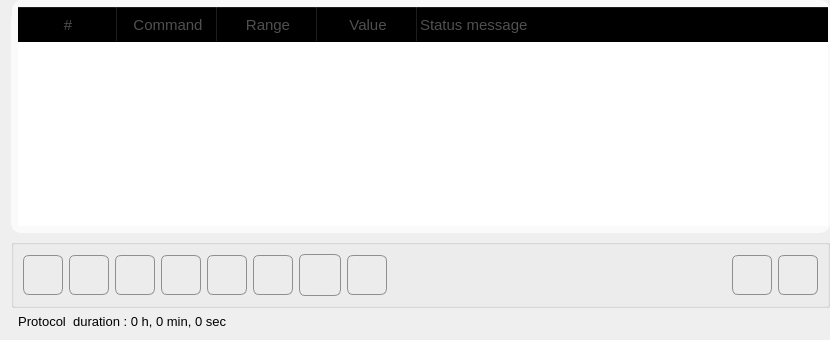
              <widget class="QWidget" name="page_2">
               <layout class="QVBoxLayout" name="verticalLayout_4">
                <property name="topMargin">
                 <number>0</number>
                </property>
                <property name="rightMargin">
                 <number>0</number>
                </property>
                <item>
                 <widget class="QGroupBox" name="groupBox_14">
                  <property name="sizePolicy">
                   <sizepolicy hsizetype="Minimum" vsizetype="Preferred">
                    <horstretch>0</horstretch>
                    <verstretch>0</verstretch>
                   </sizepolicy>
                  </property>
                  <property name="minimumSize">
                   <size>
                    <width>0</width>
                    <height>233</height>
                   </size>
                  </property>
                  <property name="styleSheet">
                   <string notr="true">QGroupBox { 
     border: 2px solid  rgb(250, 250, 250); ; 
     border-radius: 10px; 
    color: rgb( 250, 250, 250);
    background-color: rgb(250, 250, 250);

 } </string>
                  </property>
                  <property name="title">
                   <string>GroupBox</string>
                  </property>
                  <layout class="QGridLayout" name="gridLayout_20">
                   <property name="leftMargin">
                    <number>5</number>
                   </property>
                   <property name="topMargin">
                    <number>5</number>
                   </property>
                   <property name="rightMargin">
                    <number>0</number>
                   </property>
                   <property name="bottomMargin">
                    <number>5</number>
                   </property>
                   <item row="0" column="2">
                    <widget class="QTreeWidget" name="treeWidget_macroTable">
                     <property name="font">
                      <font>
                       <pointsize>11</pointsize>
                      </font>
                     </property>
                     <property name="accessibleDescription">
                      <string notr="true"/>
                     </property>
                     <property name="styleSheet">
                      <string notr="true">QTreeView {
    show-decoration-selected: 1;
	color: rgb(80, 80, 80);
}

QScrollBar::vertical {
	/*width: 40px;*/
}

QTreeView QHeaderView:section
{
    font-size:11pt;
    height:35px;
    color: rgb(80, 80, 80);
    background-color: transparent;
}

QTreeView::item {
    border-top-color: transparent;
    border-bottom-color: transparent;
    border-right: 1px solid #dddddd;
    height:32px;
}

QTreeView::item:hover {
/*    background: qlineargradient(x1: 0, y1: 0, x2: 0, y2: 1, stop: 0 #f6f7fa, stop: 1 #F0F0FF);*/
    border: 1px solid #C0C0C0;
    background: qlineargradient(x1: 0, y1: 0, x2: 0, y2: 1, stop: 0 #C0C0C0, stop: 1 #C0C0C0);
}

QTreeView::item:selected {
    border: 1px solid #F0F0FF;
   color: rgb(20, 20, 20);
}

QTreeView::item:selected:active{
    border: 1px solid #C0C0C0;
    background: qlineargradient(x1: 0, y1: 0, x2: 0, y2: 1, stop: 0 #C0C0C0, stop: 1 #C0C0C0);
}

QTreeView::item:selected:!active {
       background: qlineargradient(x1: 0, y1: 0, x2: 0, y2: 1, stop: 0 #EEEEEE, stop: 1 #EEEEEE);
}

QComboBox {
    border: 1px solid gray;
    border-radius: 6px;
	border-color: rgb(170, 170, 170);
    min-width: 6em;
    height:32px;
	background-color: qlineargradient(x1: 0, y1: 0, x2: 0, y2: 1,
                                       stop: 0 #f6f7fa, stop: 1 #dadbde);
}

QComboBox:hover{
  background-color: qlineargradient(x1: 0, y1: 0, x2: 0, y2: 1,
                                       stop: 0 #f6f7fa, stop: 1 #F0F0FF);
 }

QComboBox::drop-down {
    subcontrol-origin: padding;
    subcontrol-position: top right;
    width: 23px;
    border-style:solid;
    border-left-color: darkgray;
    border-left-style: solid; /* just a single line */
    border-top-right-radius: 3px; /* same radius as the QComboBox */
    border-bottom-right-radius: 3px;
}


QComboBox::down-arrow {
    image: url(:/icons/comboDown.png);
    width: 15px;
}

QComboBox::down-arrow:on { /* shift the arrow when popup is open */
    top: 1px;
    left: 1px;
}

</string>
                     </property>
                     <property name="frameShape">
                      <enum>QFrame::Box</enum>
                     </property>
                     <property name="frameShadow">
                      <enum>QFrame::Raised</enum>
                     </property>
                     <property name="lineWidth">
                      <number>0</number>
                     </property>
                     <property name="midLineWidth">
                      <number>0</number>
                     </property>
                     <property name="autoScroll">
                      <bool>true</bool>
                     </property>
                     <property name="editTriggers">
                      <set>QAbstractItemView::CurrentChanged|QAbstractItemView::DoubleClicked|QAbstractItemView::EditKeyPressed|QAbstractItemView::SelectedClicked</set>
                     </property>
                     <property name="dragEnabled">
                      <bool>true</bool>
                     </property>
                     <property name="dragDropMode">
                      <enum>QAbstractItemView::NoDragDrop</enum>
                     </property>
                     <property name="defaultDropAction">
                      <enum>Qt::MoveAction</enum>
                     </property>
                     <property name="alternatingRowColors">
                      <bool>true</bool>
                     </property>
                     <property name="selectionMode">
                      <enum>QAbstractItemView::SingleSelection</enum>
                     </property>
                     <property name="selectionBehavior">
                      <enum>QAbstractItemView::SelectRows</enum>
                     </property>
                     <property name="textElideMode">
                      <enum>Qt::ElideNone</enum>
                     </property>
                     <property name="animated">
                      <bool>true</bool>
                     </property>
                     <property name="wordWrap">
                      <bool>true</bool>
                     </property>
                     <property name="headerHidden">
                      <bool>false</bool>
                     </property>
                     <property name="columnCount">
                      <number>5</number>
                     </property>
                     <column>
                      <property name="text">
                       <string>#</string>
                      </property>
                      <property name="textAlignment">
                       <set>AlignCenter</set>
                      </property>
                     </column>
                     <column>
                      <property name="text">
                       <string>Command</string>
                      </property>
                      <property name="textAlignment">
                       <set>AlignCenter</set>
                      </property>
                     </column>
                     <column>
                      <property name="text">
                       <string>Range</string>
                      </property>
                      <property name="textAlignment">
                       <set>AlignCenter</set>
                      </property>
                     </column>
                     <column>
                      <property name="text">
                       <string>Value</string>
                      </property>
                      <property name="textAlignment">
                       <set>AlignCenter</set>
                      </property>
                     </column>
                     <column>
                      <property name="text">
                       <string>Status message</string>
                      </property>
                      <property name="toolTip">
                       <string>The status message will be visualized in the status bar</string>
                      </property>
                      <property name="statusTip">
                       <string>The status message will be visualized in the status bar</string>
                      </property>
                      <property name="whatsThis">
                       <string>The status message will be visualized in the status bar</string>
                      </property>
                     </column>
                    </widget>
                   </item>
                  </layout>
                 </widget>
                </item>
                <item>
                 <widget class="QGroupBox" name="groupBox_13">
                  <property name="enabled">
                   <bool>true</bool>
                  </property>
                  <property name="minimumSize">
                   <size>
                    <width>0</width>
                    <height>0</height>
                   </size>
                  </property>
                  <property name="styleSheet">
                   <string notr="true"> QPushButton {
     border: 1px solid #8f8f91;
     border-radius: 6px;
     width: 40px;
     height: 40px;
     font-size: 16px;
     background-color: qlineargradient(x1: 0, y1: 0, x2: 0, y2: 1,
                                       stop: 0 #f6f7fa, stop: 1 #dadbde);

 }

 QPushButton:focus:pressed {
     background-color: qlineargradient(x1: 0, y1: 0, x2: 0, y2: 1,
                                       stop: 0 #F0F0FF, stop: 1 #f6f7fa);
 }


 QPushButton:focus:checked {
     background-color: qlineargradient(x1: 0, y1: 0, x2: 0, y2: 1,
                                       stop: 0 #dadbde, stop: 1 #dadbde);
 }


 QPushButton:hover {
     background-color: qlineargradient(x1: 0, y1: 0, x2: 0, y2: 1,
                                       stop: 0 #f6f7fa, stop: 1 #F0F0FF);
 }

QPushButton:disabled{ background-color: #CCCCCC; }

 QPushButton:flat {
     border: none; /* no border for a flat push button */
 }

 QPushButton:default {
     border-color: navy; /* make the default button prominent */
 }</string>
                  </property>
                  <property name="title">
                   <string/>
                  </property>
                  <layout class="QHBoxLayout" name="horizontalLayout_4">
                   <item>
                    <widget class="QPushButton" name="pushButton_addMacroCommand">
                     <property name="enabled">
                      <bool>true</bool>
                     </property>
                     <property name="minimumSize">
                      <size>
                       <width>40</width>
                       <height>40</height>
                      </size>
                     </property>
                     <property name="maximumSize">
                      <size>
                       <width>40</width>
                       <height>40</height>
                      </size>
                     </property>
                     <property name="font">
                      <font>
                       <pointsize>-1</pointsize>
                      </font>
                     </property>
                     <property name="toolTip">
                      <string>Add new command</string>
                     </property>
                     <property name="statusTip">
                      <string>Add new command</string>
                     </property>
                     <property name="whatsThis">
                      <string>Add new command</string>
                     </property>
                     <property name="text">
                      <string/>
                     </property>
                     <property name="icon">
                      <iconset resource="resources.qrc">
                       <normaloff>:/icons/plus.png</normaloff>:/icons/plus.png</iconset>
                     </property>
                     <property name="iconSize">
                      <size>
                       <width>20</width>
                       <height>20</height>
                      </size>
                     </property>
                    </widget>
                   </item>
                   <item>
                    <widget class="QPushButton" name="pushButton_removeMacroCommand">
                     <property name="enabled">
                      <bool>true</bool>
                     </property>
                     <property name="minimumSize">
                      <size>
                       <width>40</width>
                       <height>40</height>
                      </size>
                     </property>
                     <property name="maximumSize">
                      <size>
                       <width>40</width>
                       <height>40</height>
                      </size>
                     </property>
                     <property name="font">
                      <font>
                       <pointsize>-1</pointsize>
                      </font>
                     </property>
                     <property name="toolTip">
                      <string>Remove command</string>
                     </property>
                     <property name="statusTip">
                      <string>Remove command</string>
                     </property>
                     <property name="whatsThis">
                      <string>Remove command</string>
                     </property>
                     <property name="text">
                      <string/>
                     </property>
                     <property name="icon">
                      <iconset resource="resources.qrc">
                       <normaloff>:/icons/minus.png</normaloff>:/icons/minus.png</iconset>
                     </property>
                     <property name="iconSize">
                      <size>
                       <width>25</width>
                       <height>25</height>
                      </size>
                     </property>
                    </widget>
                   </item>
                   <item>
                    <widget class="QPushButton" name="pushButton_moveUp">
                     <property name="enabled">
                      <bool>true</bool>
                     </property>
                     <property name="minimumSize">
                      <size>
                       <width>40</width>
                       <height>40</height>
                      </size>
                     </property>
                     <property name="maximumSize">
                      <size>
                       <width>40</width>
                       <height>40</height>
                      </size>
                     </property>
                     <property name="font">
                      <font>
                       <pointsize>-1</pointsize>
                      </font>
                     </property>
                     <property name="toolTip">
                      <string>Move up</string>
                     </property>
                     <property name="statusTip">
                      <string>Move up</string>
                     </property>
                     <property name="whatsThis">
                      <string>Move up</string>
                     </property>
                     <property name="text">
                      <string/>
                     </property>
                     <property name="icon">
                      <iconset resource="resources.qrc">
                       <normaloff>:/icons/upArrow.png</normaloff>:/icons/upArrow.png</iconset>
                     </property>
                     <property name="iconSize">
                      <size>
                       <width>20</width>
                       <height>20</height>
                      </size>
                     </property>
                    </widget>
                   </item>
                   <item>
                    <widget class="QPushButton" name="pushButton_moveDown">
                     <property name="enabled">
                      <bool>true</bool>
                     </property>
                     <property name="minimumSize">
                      <size>
                       <width>40</width>
                       <height>40</height>
                      </size>
                     </property>
                     <property name="maximumSize">
                      <size>
                       <width>40</width>
                       <height>40</height>
                      </size>
                     </property>
                     <property name="font">
                      <font>
                       <pointsize>-1</pointsize>
                      </font>
                     </property>
                     <property name="toolTip">
                      <string>Move down</string>
                     </property>
                     <property name="statusTip">
                      <string>Move down</string>
                     </property>
                     <property name="whatsThis">
                      <string>Move down</string>
                     </property>
                     <property name="text">
                      <string/>
                     </property>
                     <property name="icon">
                      <iconset resource="resources.qrc">
                       <normaloff>:/icons/downArrow.png</normaloff>:/icons/downArrow.png</iconset>
                     </property>
                     <property name="iconSize">
                      <size>
                       <width>20</width>
                       <height>20</height>
                      </size>
                     </property>
                    </widget>
                   </item>
                   <item>
                    <widget class="QPushButton" name="pushButton_loop">
                     <property name="enabled">
                      <bool>true</bool>
                     </property>
                     <property name="minimumSize">
                      <size>
                       <width>40</width>
                       <height>40</height>
                      </size>
                     </property>
                     <property name="maximumSize">
                      <size>
                       <width>40</width>
                       <height>40</height>
                      </size>
                     </property>
                     <property name="text">
                      <string/>
                     </property>
                     <property name="icon">
                      <iconset resource="resources.qrc">
                       <normaloff>:/icons/loop.png</normaloff>:/icons/loop.png</iconset>
                     </property>
                     <property name="iconSize">
                      <size>
                       <width>30</width>
                       <height>30</height>
                      </size>
                     </property>
                    </widget>
                   </item>
                   <item>
                    <widget class="QPushButton" name="pushButton_plusIndent">
                     <property name="enabled">
                      <bool>true</bool>
                     </property>
                     <property name="minimumSize">
                      <size>
                       <width>40</width>
                       <height>40</height>
                      </size>
                     </property>
                     <property name="maximumSize">
                      <size>
                       <width>40</width>
                       <height>40</height>
                      </size>
                     </property>
                     <property name="toolTip">
                      <string>Add new command in the loop</string>
                     </property>
                     <property name="statusTip">
                      <string>Add new command in the loop</string>
                     </property>
                     <property name="whatsThis">
                      <string>Add new command in the loop</string>
                     </property>
                     <property name="text">
                      <string/>
                     </property>
                     <property name="icon">
                      <iconset resource="resources.qrc">
                       <normaloff>:/icons/indentPlus.png</normaloff>:/icons/indentPlus.png</iconset>
                     </property>
                     <property name="iconSize">
                      <size>
                       <width>25</width>
                       <height>25</height>
                      </size>
                     </property>
                    </widget>
                   </item>
                   <item>
                    <widget class="QPushButton" name="pushButton_duplicateLine">
                     <property name="enabled">
                      <bool>true</bool>
                     </property>
                     <property name="toolTip">
                      <string>duplicate command</string>
                     </property>
                     <property name="statusTip">
                      <string>duplicate command</string>
                     </property>
                     <property name="whatsThis">
                      <string>duplicate command</string>
                     </property>
                     <property name="text">
                      <string/>
                     </property>
                     <property name="icon">
                      <iconset resource="resources.qrc">
                       <normaloff>:/icons/duplicate.png</normaloff>:/icons/duplicate.png</iconset>
                     </property>
                     <property name="iconSize">
                      <size>
                       <width>30</width>
                       <height>30</height>
                      </size>
                     </property>
                    </widget>
                   </item>
                   <item>
                    <widget class="QPushButton" name="pushButton_clearCommands">
                     <property name="enabled">
                      <bool>true</bool>
                     </property>
                     <property name="minimumSize">
                      <size>
                       <width>40</width>
                       <height>40</height>
                      </size>
                     </property>
                     <property name="maximumSize">
                      <size>
                       <width>40</width>
                       <height>40</height>
                      </size>
                     </property>
                     <property name="font">
                      <font>
                       <pointsize>-1</pointsize>
                      </font>
                     </property>
                     <property name="toolTip">
                      <string>Clear all commands</string>
                     </property>
                     <property name="statusTip">
                      <string>Clear all commands</string>
                     </property>
                     <property name="whatsThis">
                      <string>Clear all commands</string>
                     </property>
                     <property name="text">
                      <string/>
                     </property>
                     <property name="icon">
                      <iconset resource="resources.qrc">
                       <normaloff>:/icons/clearAll.png</normaloff>:/icons/clearAll.png</iconset>
                     </property>
                     <property name="iconSize">
                      <size>
                       <width>30</width>
                       <height>30</height>
                      </size>
                     </property>
                    </widget>
                   </item>
                   <item>
                    <spacer name="horizontalSpacer_10">
                     <property name="orientation">
                      <enum>Qt::Horizontal</enum>
                     </property>
                     <property name="sizeHint" stdset="0">
                      <size>
                       <width>339</width>
                       <height>20</height>
                      </size>
                     </property>
                    </spacer>
                   </item>
                   <item>
                    <widget class="QPushButton" name="pushButton_undo">
                     <property name="enabled">
                      <bool>true</bool>
                     </property>
                     <property name="minimumSize">
                      <size>
                       <width>40</width>
                       <height>40</height>
                      </size>
                     </property>
                     <property name="maximumSize">
                      <size>
                       <width>40</width>
                       <height>40</height>
                      </size>
                     </property>
                     <property name="font">
                      <font>
                       <pointsize>-1</pointsize>
                      </font>
                     </property>
                     <property name="toolTip">
                      <string>&lt;html&gt;&lt;head/&gt;&lt;body&gt;&lt;p&gt;&lt;span style=&quot; font-size:10pt;&quot;&gt;Show undo stack&lt;/span&gt;&lt;/p&gt;&lt;/body&gt;&lt;/html&gt;</string>
                     </property>
                     <property name="statusTip">
                      <string>Clear all commands</string>
                     </property>
                     <property name="whatsThis">
                      <string>Clear all commands</string>
                     </property>
                     <property name="text">
                      <string/>
                     </property>
                     <property name="icon">
                      <iconset resource="resources.qrc">
                       <normaloff>:/icons/undo.png</normaloff>:/icons/undo.png</iconset>
                     </property>
                     <property name="iconSize">
                      <size>
                       <width>30</width>
                       <height>30</height>
                      </size>
                     </property>
                     <property name="checkable">
                      <bool>false</bool>
                     </property>
                    </widget>
                   </item>
                   <item>
                    <widget class="QPushButton" name="pushButton_redo">
                     <property name="enabled">
                      <bool>true</bool>
                     </property>
                     <property name="minimumSize">
                      <size>
                       <width>40</width>
                       <height>40</height>
                      </size>
                     </property>
                     <property name="maximumSize">
                      <size>
                       <width>40</width>
                       <height>40</height>
                      </size>
                     </property>
                     <property name="font">
                      <font>
                       <pointsize>-1</pointsize>
                      </font>
                     </property>
                     <property name="toolTip">
                      <string>&lt;html&gt;&lt;head/&gt;&lt;body&gt;&lt;p&gt;&lt;span style=&quot; font-size:10pt;&quot;&gt;Show undo stack&lt;/span&gt;&lt;/p&gt;&lt;/body&gt;&lt;/html&gt;</string>
                     </property>
                     <property name="statusTip">
                      <string>Clear all commands</string>
                     </property>
                     <property name="whatsThis">
                      <string>Clear all commands</string>
                     </property>
                     <property name="text">
                      <string/>
                     </property>
                     <property name="icon">
                      <iconset resource="resources.qrc">
                       <normaloff>:/icons/redo.png</normaloff>:/icons/redo.png</iconset>
                     </property>
                     <property name="iconSize">
                      <size>
                       <width>30</width>
                       <height>30</height>
                      </size>
                     </property>
                     <property name="checkable">
                      <bool>false</bool>
                     </property>
                    </widget>
                   </item>
                  </layout>
                 </widget>
                </item>
                <item>
                 <widget class="QLabel" name="label_protocolDuration">
                  <property name="minimumSize">
                   <size>
                    <width>300</width>
                    <height>0</height>
                   </size>
                  </property>
                  <property name="font">
                   <font>
                    <pointsize>10</pointsize>
                   </font>
                  </property>
                  <property name="text">
                   <string>  Protocol  duration : 0 h, 0 min, 0 sec</string>
                  </property>
                 </widget>
                </item>
               </layout>
              </widget>
